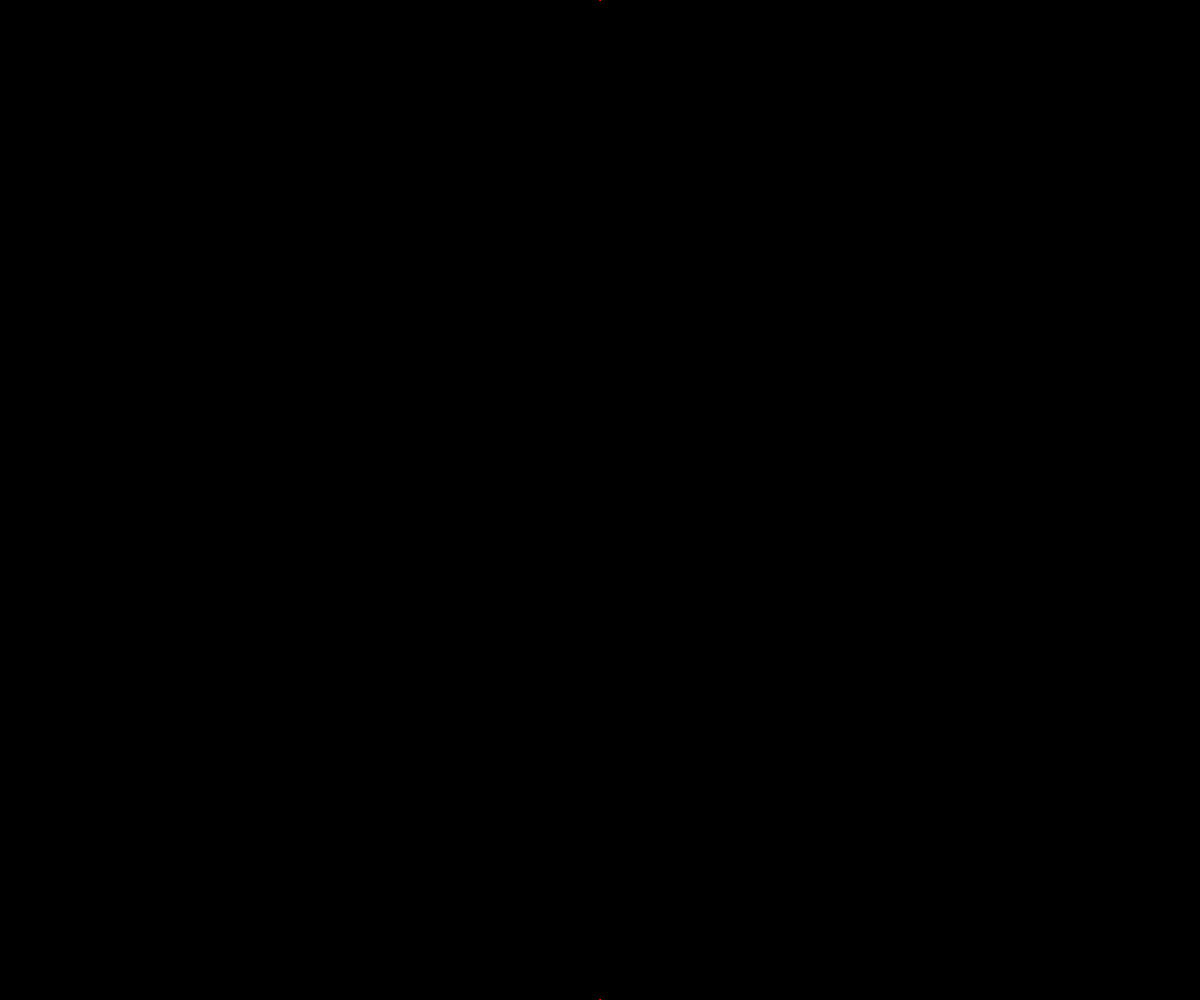
Frame 1 (no input)
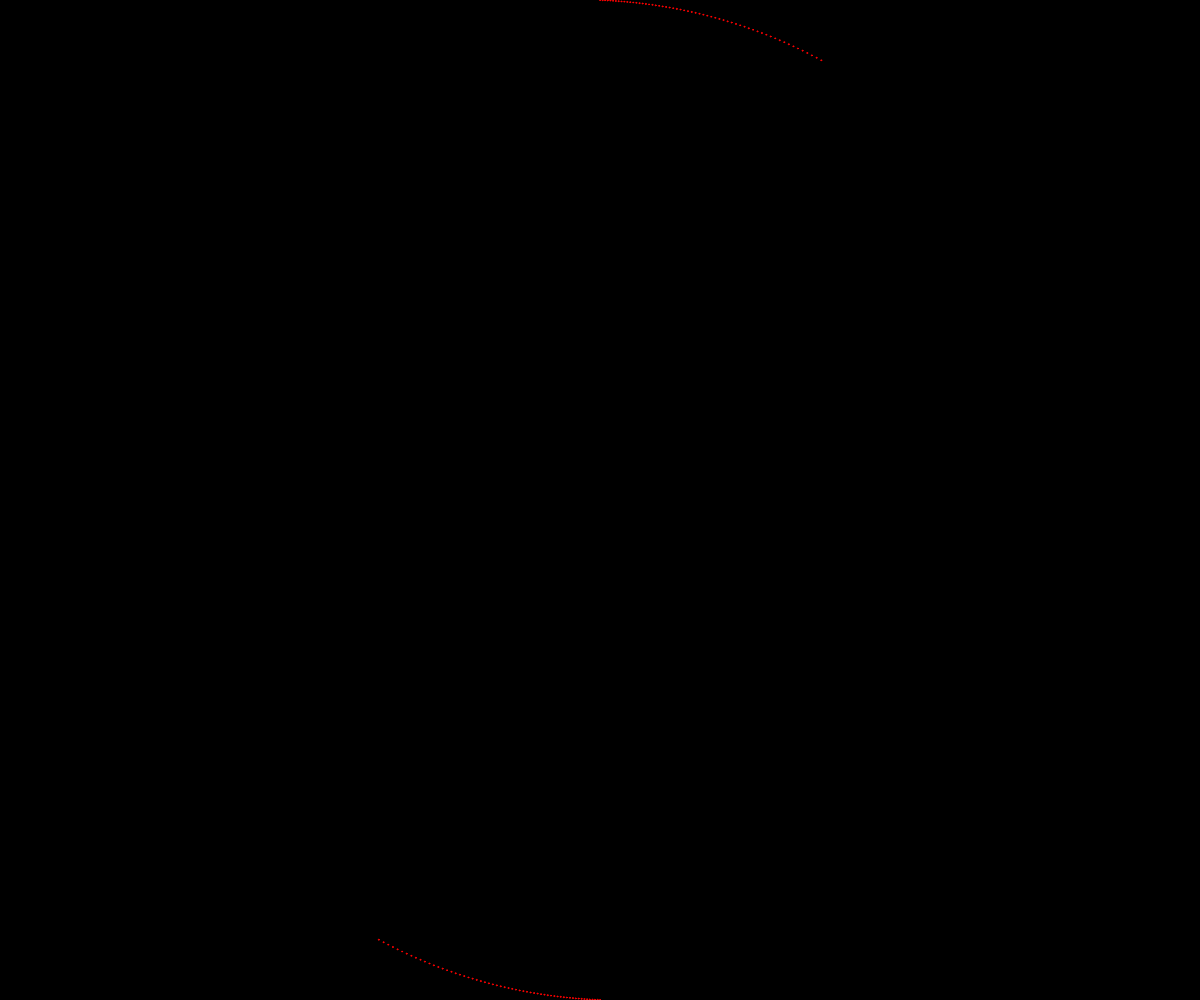
Frame 60 (no input)
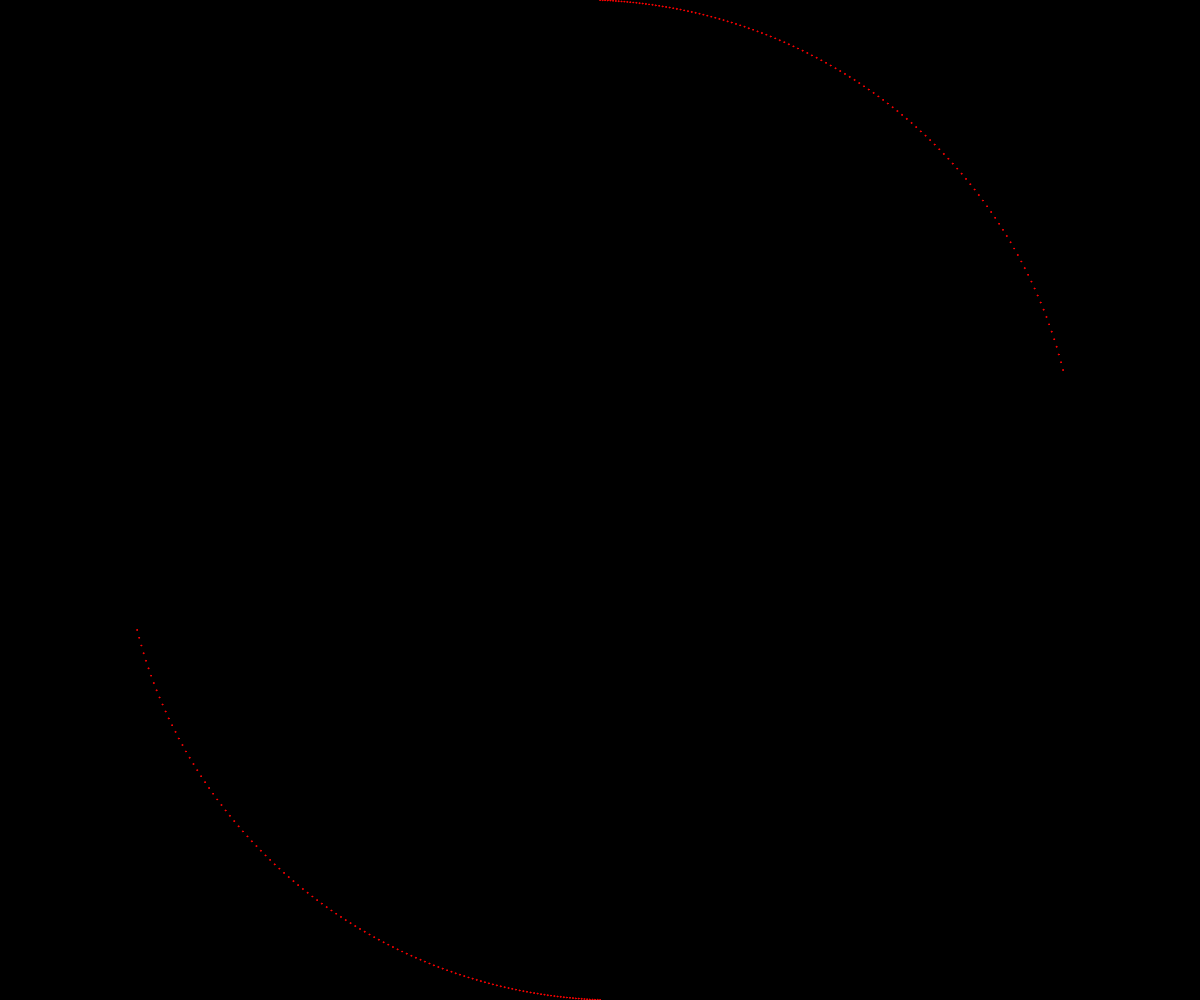
Frame 120 (the mouse pressed at the canvas centre since frame 60)

The p5.js sketch that drew these frames (run headless with seeded random() and noise() and a simulated clock; from frame 60 on, the mouse is pressed at the canvas centre):

// p5.js sketch
// ── sketch.js
let r;
let rVel = -0.1;
let rAcc = -0.001
let a;
let aVel = 0.005;
let aAcc = 0.0001;
// let aAccAcc = -aAcc/2000

function setup() {
	createCanvas(windowWidth, windowHeight);
	background(0)
	a = PI/2
	r = height/2
	frameRate(60)
}

function draw() {
	r += rVel
	rVel += rAcc
	r = constrain(r, 0, height)
	translate(width/2, height/2)
	let x = r * cos(a)
	let y = r * sin(a)
	fill(255, 0, 0)
	stroke(255, 0, 0)
	ellipse(x, y, 1, 1)
	ellipse(-x, -y, 1, 1)
	a += aVel
	aVel += aAcc
}
